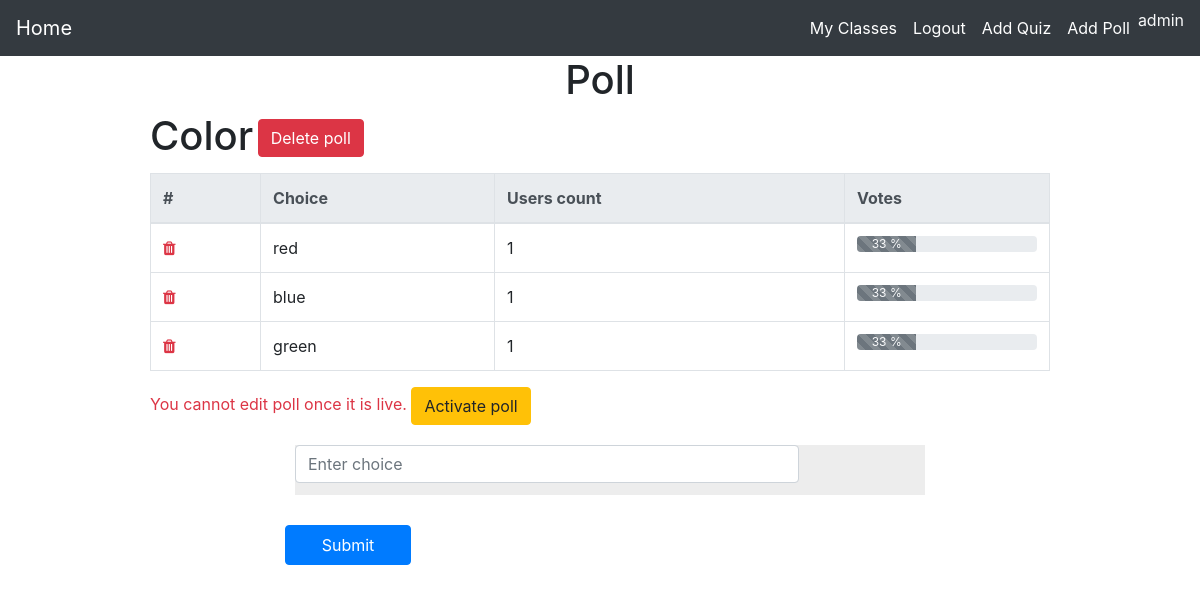
Before: /quiz/add_poll_choices/2/ (signed in) with the older database file.
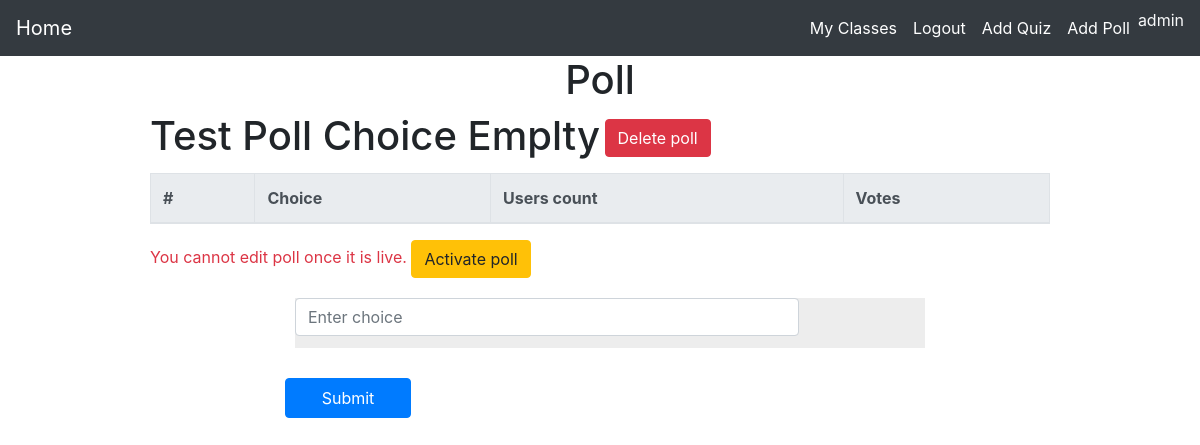
After: the same page with the newer database file.
### quiz/models.py (models this page shows)
class Poll(models.Model):
    title = models.CharField(max_length=250)
    classes = models.ManyToManyField(Class)
    activate = models.BooleanField(default=False,primary_key=False)

class PollChoices(models.Model):
    choice = models.TextField(blank=False,null=False)
    poll = models.ForeignKey(Poll,on_delete=models.CASCADE)
    user = models.ManyToManyField(User)

### quiz/views.py (the view, shortened to what this page needs)
# urls.py: path('add_poll_choices/<int:poll_id>/',views.createPollChoices,name='createPollChoices'),
@login_required
def createPollChoices(request, poll_id):
    form = PollChoicesForm()
    poll_obj = get_object_or_404(Poll,pk=poll_id)
    poll_choices = list(PollChoices.objects.filter(poll_id=poll_id))
    context = {'poll_info':None,'poll_percent':None}
    if len(poll_choices) != 0:
        context = getPollResult(poll_id)
    context = {'type':'poll_view',
        'poll_choice_form':form,
        'poll_obj':poll_obj,
        'poll_info':context['poll_info'],
        'poll_percent':context['poll_percent'],
    }
    if request.user.job.status == 'student' :
        if len(poll_choices) != 0 :
            for choice in poll_choices :
                if request.user in choice.user.all():
                    context['type'] = 'result'
    return render(request,'quiz/poll.html',context)

### quiz/forms.py
class PollChoicesForm(forms.ModelForm):
    class Meta :
        model = PollChoices
        fields = ('choice',)
        widgets = {
            'choice': forms.TextInput(attrs={'placeholder':'Enter choice'}),
        }
    def __init__(self, *args, **kwargs):
        super(PollChoicesForm, self).__init__(*args, **kwargs)
        self.fields['choice'].required=True
        self.fields['choice'].label = False

### quiz/views.py (called while the page is built)
def getPollResult(poll_id):
    poll_obj = get_object_or_404(Poll,pk=poll_id)
    poll_choices = get_list_or_404(PollChoices,poll_id=poll_id)
    poll_choices_count = []
    for choice in poll_choices :
        poll_choices_count.append(int(choice.user.count()))
    total = 0
    for choice_count in poll_choices_count :
        total += choice_count
    poll_percent = []
    for count in poll_choices_count :
        if total != 0 and count != 0:
            poll_percent.append( round((count * 100)/total) )
        else :
            poll_percent.append(0)
    poll_info = zip(poll_choices,poll_percent)
    context = {
        'poll_obj':poll_obj,
        'poll_info':poll_info,
        'poll_percent':poll_percent,
    }
    return context

### templates/quiz/poll.html (shortened to what this page needs)
{% extends "./base.html" %}
{% block content %}
{% load crispy_forms_tags %}
{% load static %}
    <link rel="stylesheet" href="{% static 'quiz/poll.css' %}">
    <div class="container">
        {% if request.user.job.status == 'teacher' %}
            <div class="col">
                {% if type == 'poll_form' %}
                    <h1 class="d-inline">Create Poll</h1>
                    <form action="{% url 'quiz:createPoll' %}" method="POST">
                        {% csrf_token %}
                        {{ poll_form|crispy }}
                        {% for class in class_list %}
                            <input type="checkbox" name="classList" value="{{class.id}}">
                            <label for="{{class.class_name}}">{{class.class_name}}</label>
                        {% endfor %}
                        <br>
                        <input type="text" placeholder="Enter choice separated by comma" name="choice">
                        <small class="text-secondary">Choices should be separated by comma</small>
                        <br>
                        <button type="submit" class="btn btn-primary">Submit</button>
                    </form>
                {% elif type == 'poll_view' %}
                    <h1 class="text-center">Poll</h1>
                    <h1 class="d-inline">{{poll_obj.title}}</h1>
                    {% if poll_obj.activate == False %}
                        <a href="{% url 'quiz:deletePoll' poll_obj.id %}"><button class="btn btn-danger mb-3">Delete poll</button></a>
                    {% endif %}
                    {% include 'quiz/poll_result.html' %}
                    {% if poll_obj.activate == False %}
                        <span class="text-danger">You cannot edit poll once it is live. </span>
                        <a href="{% url 'quiz:activatePoll' poll_obj.id %}"><button class="btn btn-warning">Activate poll</button></a>
                        <form action="{% url 'quiz:createPollChoices' poll_obj.id %}" method="POST">
                            {{ poll_choice_form|crispy }}
                            <button type="submit" class="mb-2 btn btn-primary">Submit</button>
                        </form>
                    {% else %}
                        <a href="{% url 'quiz:deactivatePoll' poll_obj.id %}"><button class="btn btn-success">Deactivate poll</button></a>
                    {% endif %}
                {% endif %}
            </div>
        {% endif %}
    </div>
{% endblock %}

### templates/quiz/poll_result.html
<div class="table-responsive">
    <table class="table table-bordered">
        <thead class="thead-light">
            <tr>
                {% if poll_obj.activate == False %}
                    <th scope="col">#</th>
                {% endif %}
                <th scope="col">Choice</th>
                <th scope="col">Users count</th>
                <th scope="col">Votes</th>
            </tr>
            </thead>
            <tbody>
                {% if poll_info %}
                    {% for choice, percent in poll_info %}
                        <tr>
                        {% if poll_obj.activate == False %}
                            <th scope="row">
                                {% if request.user.job.status == 'teacher' %}
                                    <a class="text-danger " href="{% url 'quiz:deletePollChoice' choice.id %}">
                                    <i class="fa fa-trash"></i></a>
                                {% endif %}
                            </th>
                        {% endif %}
                        <td>{{choice.choice}}</td>
                        <td>{{choice.user.count}}</td>
                        <td>
                            <div class="progress">
                                <div class="progress-bar text-light progress-bar-striped progress-bar-animated bg-secondary"
                                role="progressbar" aria-valuenow="{{percent}}" aria-valuemin="0" aria-valuemax="100"
                                 style="width: {{percent}}%">{{percent}} %</div>
                              </div>
                        </td>
                        </tr>
                    {% endfor %}
                {% endif %}
            </tbody>
    </table>
</div>

Changed rows visible on the page:
removed PollChoices: choice "red", user.count "1", percent "33"
removed PollChoices: choice "blue", user.count "1", percent "33"
removed PollChoices: choice "green", user.count "1", percent "33"
changed Poll: title "Color" → "Test Poll Choice Emplty"
